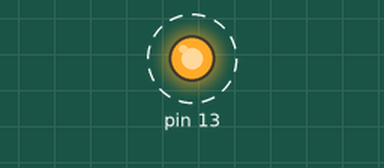
Bench run of a sketch on a simulated Arduino Uno, built with avr-gcc and run on an emulated ATmega328P. On the bench: output pins drawn as LEDs (lit = HIGH). Dashed ring = blinking.

Above: at 0.5 s.
Timing chart, 0 to 4.6 s (numbered marks = the images above):
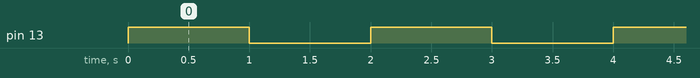

The sketch:

RelayInterfacing.ino
```cpp
/*************************************************
***	AIM: Interfacing of relay with Atmega328 uC
*** port maping
*** Relay	-> PORTB^5 (pin13)
*************************************************/
void setup()
{
	DDRB = 0x20;	//config the relay pin as output pin
}

void loop()
{
  PORTB = 0x20;		//turn ON the relay
  delay(1000); // Wait for 1000 millisecond(s)

  PORTB = 0x00;		//turn OFF the relay
  delay(1000); // Wait for 1000 millisecond(s)
}
```

Measured:
- by itself, pin 13: alternates HIGH for 1.0 s and LOW for 1.0 s
